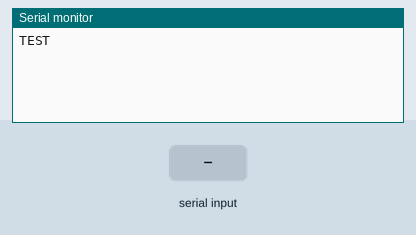
This sketch was run on a simulated Arduino Uno, built with avr-gcc and run on an emulated ATmega328P. Parts: the last lines printed to the serial monitor. The inputs (shaded band) are chosen by the test bench.

Above: at 1.7 s.
1.8 s: "1" received over the second serial link
At 2.8 s:
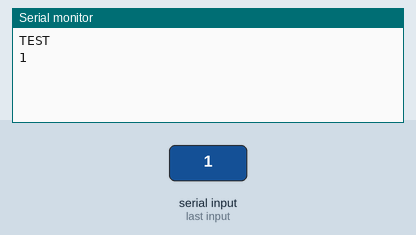
3.3 s: "0" received over the second serial link
At 3.9 s:
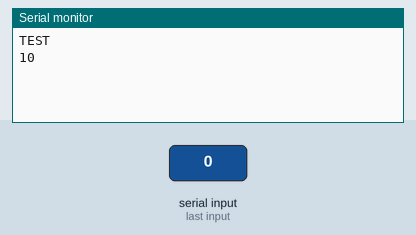

Measured:
- after the input at 1.8 s, the serial monitor: prints a new line at once (image 1)
- after the input at 3.3 s, the serial monitor: prints a new line at once (image 2)

The sketch:

settings_bluetooth.ino
```cpp
#include <SoftwareSerial.h>

// втыкаем rx и tx блютуз модуля в пины 2 и 3 (tx в 2, rx в 3)
SoftwareSerial mySerial(2, 3);  // указываем пины, которые будут выполнять роль rx и tx

void setup()  {
  pinMode(2, INPUT);
  pinMode(3, OUTPUT);
  mySerial.begin(38400);
  Serial.begin(9600);
  delay(500);
  Serial.write("TEST\n");
}

void loop() {
  if (mySerial.available()){
    Serial.write(mySerial.read());
  }
  if (Serial.available()) {
    mySerial.write(Serial.read());
  }
}
```
